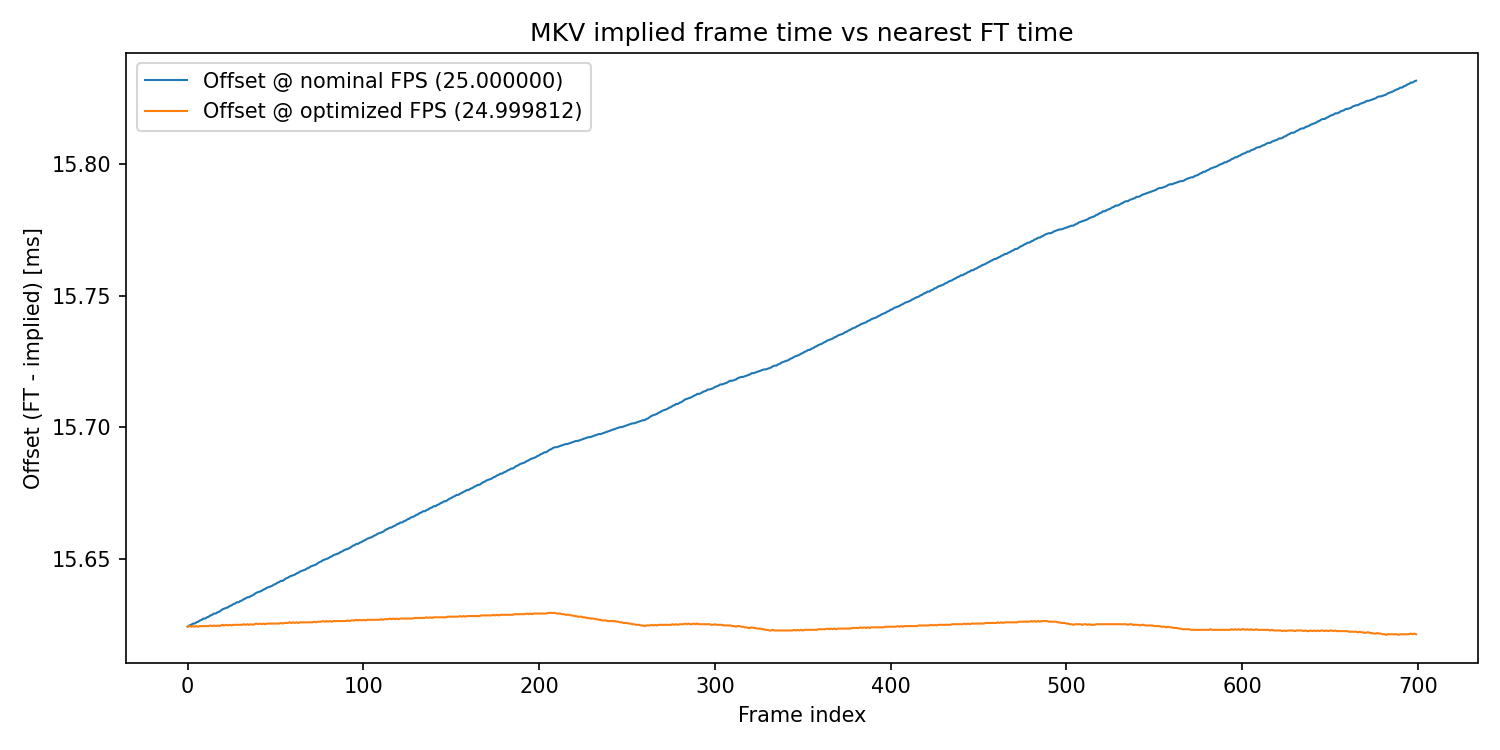

Reproduce this figure in Python.
#!/usr/bin/env python3

from __future__ import annotations

import argparse
import contextlib
import io
import re
import subprocess
import sys
from concurrent.futures import ProcessPoolExecutor, as_completed
from dataclasses import dataclass
from datetime import datetime, timezone
from pathlib import Path

import numpy as np


OPTIMIZED_CURVE_STD_THRESHOLD_MS = 40.0


FT_FILENAME_PATTERN = re.compile(
    r"^FT_(?P<station>.+)_(?P<date>\d{8})_(?P<time>\d{6})\.bin$"
)

FT_FILENAME_NO_STATION_PATTERN = re.compile(
    r"^FT_(?P<date>\d{8})_(?P<time>\d{6})\.bin$"
)

MKV_FILENAME_PATTERN = re.compile(
    r"^(?P<station>.+?)_(?P<date>\d{8})_(?P<time>\d{6})_(?P<micro>\d{6})(?:_.+)?\.(?i:mkv)$"
)


@dataclass(frozen=True)
class FTFileMeta:
    path: Path
    station_id: str
    timestamp: datetime


@dataclass(frozen=True)
class MKVFileMeta:
    path: Path
    station_id: str
    start_utc: datetime


def parse_ft_filename(path: Path) -> FTFileMeta | None:
    match = FT_FILENAME_PATTERN.match(path.name)
    if match:
        station_id = match.group("station")
        timestamp_text = f"{match.group('date')}{match.group('time')}"
        timestamp = datetime.strptime(timestamp_text, "%Y%m%d%H%M%S")
        return FTFileMeta(path=path, station_id=station_id, timestamp=timestamp)

    match_no_station = FT_FILENAME_NO_STATION_PATTERN.match(path.name)
    if not match_no_station:
        return None

    timestamp_text = f"{match_no_station.group('date')}{match_no_station.group('time')}"
    timestamp = datetime.strptime(timestamp_text, "%Y%m%d%H%M%S")
    return FTFileMeta(path=path, station_id="UNKNOWN", timestamp=timestamp)


def discover_ft_files(search_root: Path) -> list[FTFileMeta]:
    found: list[FTFileMeta] = []
    for path in search_root.rglob("FT_*.bin"):
        if not path.is_file():
            continue
        parsed = parse_ft_filename(path)
        if parsed is not None:
            found.append(parsed)

    found.sort(key=lambda item: (item.timestamp, str(item.path)))
    return found


def parse_mkv_start_from_filename(mkv_path: Path) -> tuple[str, datetime]:
    match = MKV_FILENAME_PATTERN.match(mkv_path.name)
    if not match:
        raise ValueError(
            "MKV filename does not match expected format "
            "Station_ID_YYYYMMDD_HHmmss_uuuuuu[optional_suffix].mkv"
        )

    station = match.group("station")
    dt_text = f"{match.group('date')}{match.group('time')}{match.group('micro')}"
    start_dt = datetime.strptime(dt_text, "%Y%m%d%H%M%S%f")
    return station, start_dt


def discover_mkv_files(search_root: Path) -> list[Path]:
    mkvs = [path for path in search_root.rglob("*.mkv") if path.is_file()]
    mkvs.sort()
    return mkvs


def discover_mkv_meta(search_root: Path) -> list[MKVFileMeta]:
    found: list[MKVFileMeta] = []
    for path in search_root.rglob("*.mkv"):
        if not path.is_file():
            continue
        try:
            station_id, start_dt = parse_mkv_start_from_filename(path)
        except ValueError:
            continue

        found.append(
            MKVFileMeta(
                path=path,
                station_id=station_id,
                start_utc=start_dt.replace(tzinfo=timezone.utc),
            )
        )

    found.sort(key=lambda item: (item.start_utc, str(item.path)))
    return found


def group_ft_by_day(ft_files: list[FTFileMeta]) -> dict[str, list[FTFileMeta]]:
    grouped: dict[str, list[FTFileMeta]] = {}
    for item in ft_files:
        day_key = item.timestamp.strftime("%Y%m%d")
        grouped.setdefault(day_key, []).append(item)
    return grouped


def group_mkv_by_day(mkv_files: list[MKVFileMeta]) -> dict[str, list[MKVFileMeta]]:
    grouped: dict[str, list[MKVFileMeta]] = {}
    for item in mkv_files:
        day_key = item.start_utc.strftime("%Y%m%d")
        grouped.setdefault(day_key, []).append(item)
    return grouped


def run_ffprobe_frame_count(mkv_path: Path) -> int:
    command = [
        "ffprobe",
        "-v",
        "error",
        "-select_streams",
        "v:0",
        "-count_frames",
        "-show_entries",
        "stream=nb_read_frames,nb_frames",
        "-of",
        "default=noprint_wrappers=1:nokey=1",
        str(mkv_path),
    ]

    result = subprocess.run(command, check=False, capture_output=True, text=True)
    if result.returncode != 0:
        raise RuntimeError(f"ffprobe failed for {mkv_path}: {result.stderr.strip()}")

    for line in result.stdout.splitlines():
        value = line.strip()
        if value.isdigit():
            parsed = int(value)
            if parsed > 0:
                return parsed

    fallback_command = [
        "ffprobe",
        "-v",
        "error",
        "-select_streams",
        "v:0",
        "-show_entries",
        "stream=duration",
        "-of",
        "default=noprint_wrappers=1:nokey=1",
        str(mkv_path),
    ]
    fallback_result = subprocess.run(
        fallback_command, check=False, capture_output=True, text=True
    )
    if fallback_result.returncode != 0:
        raise RuntimeError(
            f"ffprobe duration fallback failed for {mkv_path}: {fallback_result.stderr.strip()}"
        )

    duration_text = fallback_result.stdout.strip()
    if not duration_text:
        raise RuntimeError(f"Could not determine frame count for {mkv_path}")

    duration = float(duration_text)
    fallback_fps = 25.0
    frames = int(round(duration * fallback_fps))
    if frames <= 0:
        raise RuntimeError(f"Duration-based frame count invalid for {mkv_path}")
    return frames


def import_ftfile_read(rms_root: Path):
    try:
        from RMS.Formats import FTfile

        return FTfile.read
    except ModuleNotFoundError:
        sys.path.insert(0, str(rms_root))
        from RMS.Formats import FTfile

        return FTfile.read


def collect_ft_times_seconds(ft_files: list[FTFileMeta], rms_root: Path) -> np.ndarray:
    read_ft = import_ftfile_read(rms_root)

    all_times: list[float] = []
    for ft_file in ft_files:
        ft = read_ft(str(ft_file.path.parent), ft_file.path.name)
        all_times.extend(timestamp for _, timestamp in ft.timestamps)

    if not all_times:
        raise RuntimeError("No timestamp entries were found in FT files")

    ft_seconds = np.array(all_times, dtype=np.float64)
    ft_seconds.sort()
    return ft_seconds


def nearest_offsets_seconds(
    implied_times: np.ndarray, ft_times: np.ndarray
) -> tuple[np.ndarray, np.ndarray]:
    insert_positions = np.searchsorted(ft_times, implied_times)

    right_indices = np.clip(insert_positions, 0, len(ft_times) - 1)
    left_indices = np.clip(insert_positions - 1, 0, len(ft_times) - 1)

    left_values = ft_times[left_indices]
    right_values = ft_times[right_indices]

    choose_right = np.abs(right_values - implied_times) < np.abs(left_values - implied_times)
    nearest_values = np.where(choose_right, right_values, left_values)
    offsets = nearest_values - implied_times
    return nearest_values, offsets


def implied_times_for_fps(start_timestamp: float, frame_indices: np.ndarray, fps: float) -> np.ndarray:
    return start_timestamp + (frame_indices / fps)


def offset_deviation_from_first_for_fps(
    fps: float,
    start_timestamp: float,
    frame_indices: np.ndarray,
    ft_times: np.ndarray,
) -> float:
    implied_times = implied_times_for_fps(start_timestamp, frame_indices, fps)
    _, offsets = nearest_offsets_seconds(implied_times, ft_times)
    first_offset = float(offsets[0])
    return float(np.mean((offsets - first_offset) ** 2))


def optimize_fps(
    initial_fps: float,
    start_timestamp: float,
    frame_indices_all: np.ndarray,
    ft_times: np.ndarray,
) -> float:
    if frame_indices_all.size == 0:
        raise ValueError("No frame indices provided for FPS optimization")

    best_fps = initial_fps
    best_error = offset_deviation_from_first_for_fps(
        best_fps, start_timestamp, frame_indices_all, ft_times
    )

    search_stages = [
        (0.5, 201),
        (0.05, 201),
        (0.001, 201),
        (0.0001, 201),
    ]

    for half_width, steps in search_stages:
        min_fps = max(0.1, best_fps - half_width)
        max_fps = best_fps + half_width
        candidates = np.linspace(min_fps, max_fps, num=steps)

        for candidate_fps in candidates:
            error = offset_deviation_from_first_for_fps(
                float(candidate_fps), start_timestamp, frame_indices_all, ft_times
            )
            if error < best_error:
                best_error = error
                best_fps = float(candidate_fps)

    return best_fps


def summarize_offsets(offsets: np.ndarray) -> tuple[float, float, float, float]:
    mean_ms = float(np.mean(offsets) * 1000.0)
    median_ms = float(np.median(offsets) * 1000.0)
    min_ms = float(np.min(offsets) * 1000.0)
    max_ms = float(np.max(offsets) * 1000.0)
    return mean_ms, median_ms, min_ms, max_ms


def print_offset_summary(title: str, offsets: np.ndarray) -> None:
    mean_ms, median_ms, min_ms, max_ms = summarize_offsets(offsets)
    print(f"\n{title}")
    print(f"  mean [ms]:   {mean_ms:.6f}")
    print(f"  median [ms]: {median_ms:.6f}")
    print(f"  min [ms]:    {min_ms:.6f}")
    print(f"  max [ms]:    {max_ms:.6f}")


def anchor_error_metrics(offsets: np.ndarray) -> tuple[float, float]:
    first_offset = float(offsets[0])
    delta_from_first = offsets - first_offset
    rmse_ms = float(np.sqrt(np.mean(delta_from_first**2)) * 1000.0)
    max_abs_ms = float(np.max(np.abs(delta_from_first)) * 1000.0)
    return rmse_ms, max_abs_ms


def plot_offsets(
    nominal_offsets_seconds: np.ndarray,
    optimized_offsets_seconds: np.ndarray,
    nominal_fps: float,
    optimized_fps: float,
    output_path: Path,
) -> None:
    import matplotlib.pyplot as plt

    frame_idx = np.arange(len(nominal_offsets_seconds))
    nominal_offsets_ms = nominal_offsets_seconds * 1000.0
    optimized_offsets_ms = optimized_offsets_seconds * 1000.0
    all_offsets_ms = np.concatenate((nominal_offsets_ms, optimized_offsets_ms))
    min_ms = float(np.min(all_offsets_ms))
    max_ms = float(np.max(all_offsets_ms))

    if np.isclose(min_ms, max_ms):
        pad_ms = max(1.0, abs(min_ms) * 0.05)
    else:
        pad_ms = (max_ms - min_ms) * 0.05

    y_min = min_ms - pad_ms
    y_max = max_ms + pad_ms

    plt.figure(figsize=(10, 5))
    plt.plot(
        frame_idx,
        nominal_offsets_ms,
        linewidth=1.0,
        label=f"Offset @ nominal FPS ({nominal_fps:.6f})",
    )
    plt.plot(
        frame_idx,
        optimized_offsets_ms,
        linewidth=1.0,
        label=f"Offset @ optimized FPS ({optimized_fps:.6f})",
    )
    plt.xlabel("Frame index")
    plt.ylabel("Offset (FT - implied) [ms]")
    plt.title("MKV implied frame time vs nearest FT time")
    plt.ylim(y_min, y_max)
    plt.legend(loc="best")
    plt.tight_layout()
    plt.savefig(output_path, dpi=150)
    plt.close()


def plot_combined_optimized_offsets(
    curves: list[tuple[str, np.ndarray, float]],
    output_path: Path,
) -> None:
    import matplotlib.pyplot as plt

    if not curves:
        raise ValueError("No optimized curves available to plot")

    all_offsets_ms = np.concatenate([curve_offsets * 1000.0 for _, curve_offsets, _ in curves])
    min_ms = float(np.min(all_offsets_ms))
    max_ms = float(np.max(all_offsets_ms))

    if np.isclose(min_ms, max_ms):
        pad_ms = max(1.0, abs(min_ms) * 0.05)
    else:
        pad_ms = (max_ms - min_ms) * 0.05

    y_min = min_ms - pad_ms
    y_max = max_ms + pad_ms

    plt.figure(figsize=(12, 6))
    for label, curve_offsets, optimized_fps in curves:
        frame_idx = np.arange(len(curve_offsets))
        curve_ms = curve_offsets * 1000.0
        plt.plot(
            frame_idx,
            curve_ms,
            linewidth=1.0,
            label=f"{label} (opt FPS={optimized_fps:.6f})",
        )

    plt.xlabel("Frame index")
    plt.ylabel("Offset (FT - implied) [ms]")
    plt.title("Optimized MKV offset curves")
    plt.ylim(y_min, y_max)
    plt.legend(loc="best", fontsize=8)
    plt.tight_layout()
    plt.savefig(output_path, dpi=150)
    plt.close()


def optimized_curve_std_ms(offsets_seconds: np.ndarray) -> float:
    return float(np.std(offsets_seconds) * 1000.0)


def analyze_single_mkv(
    mkv_path: Path,
    station_id: str,
    mkv_start_utc: datetime,
    frame_rate: float,
    ft_times: np.ndarray,
    plot_output: Path | None,
    print_offsets_by_frame: bool,
) -> tuple[np.ndarray, float]:
    frame_count = run_ffprobe_frame_count(mkv_path)
    print(f"\nMKV file: {mkv_path}")
    print(f"Station in filename: {station_id}")
    print(f"MKV start time (from filename): {mkv_start_utc.isoformat()}")
    print(f"Frame rate for implied times: {frame_rate}")
    print(f"Frame count: {frame_count}")

    frame_indices = np.arange(frame_count, dtype=np.float64)
    start_timestamp = mkv_start_utc.timestamp()
    implied_times = implied_times_for_fps(start_timestamp, frame_indices, frame_rate)
    _, offsets = nearest_offsets_seconds(implied_times, ft_times)

    optimization_frame_indices = frame_indices
    print(f"Frames used for FPS optimization: {optimization_frame_indices.size} (all frames)")

    optimized_fps = optimize_fps(
        frame_rate, start_timestamp, optimization_frame_indices, ft_times
    )
    optimized_implied_times = implied_times_for_fps(start_timestamp, frame_indices, optimized_fps)
    _, optimized_offsets = nearest_offsets_seconds(
        optimized_implied_times, ft_times
    )

    print(f"Optimized frame rate [fps]: {optimized_fps:.9f}")
    print(
        "Optimization objective: keep all frame offsets as close as possible to first-frame offset"
    )
    print_offset_summary("Offset summary @ nominal FPS (FT - implied):", offsets)
    print_offset_summary("Offset summary @ optimized FPS (FT - implied):", optimized_offsets)

    nominal_anchor_rmse_ms, nominal_anchor_max_abs_ms = anchor_error_metrics(offsets)
    optimized_anchor_rmse_ms, optimized_anchor_max_abs_ms = anchor_error_metrics(
        optimized_offsets
    )
    print("Optimization errors relative to first-frame offset:")
    print(f"  nominal anchor RMSE [ms]:   {nominal_anchor_rmse_ms:.6f}")
    print(f"  optimized anchor RMSE [ms]: {optimized_anchor_rmse_ms:.6f}")
    print(f"  nominal max |delta| [ms]:   {nominal_anchor_max_abs_ms:.6f}")
    print(f"  optimized max |delta| [ms]: {optimized_anchor_max_abs_ms:.6f}")

    if print_offsets_by_frame:
        print("Offsets by frame [ms]:")
        print("  frame,nominal_offset_ms,optimized_offset_ms")
        for index in range(frame_count):
            offset_ms = offsets[index] * 1000.0
            optimized_offset_ms = optimized_offsets[index] * 1000.0
            print(f"  {index},{offset_ms:.6f},{optimized_offset_ms:.6f}")

    if plot_output is not None:
        plot_offsets(offsets, optimized_offsets, frame_rate, optimized_fps, plot_output)
        print(f"Saved offset plot to: {plot_output}")

    return optimized_offsets, optimized_fps


def run_batch_mkv_task(
    mkv_path_str: str,
    station_id: str,
    mkv_start_iso: str,
    frame_rate: float,
    ft_times: np.ndarray,
    plot_output_str: str,
) -> tuple[str, str, np.ndarray, float]:
    mkv_path = Path(mkv_path_str)
    mkv_start_utc = datetime.fromisoformat(mkv_start_iso)
    _plot_output = Path(plot_output_str)

    output_buffer = io.StringIO()
    with contextlib.redirect_stdout(output_buffer):
        optimized_offsets, optimized_fps = analyze_single_mkv(
            mkv_path=mkv_path,
            station_id=station_id,
            mkv_start_utc=mkv_start_utc,
            frame_rate=frame_rate,
            ft_times=ft_times,
            plot_output=None,
            print_offsets_by_frame=False,
        )

    return output_buffer.getvalue(), mkv_path.stem, optimized_offsets, optimized_fps


def main() -> int:
    parser = argparse.ArgumentParser(
        description=(
            "Compute frame-time offsets between an MKV timeline and nearest FT timestamps, "
            "then generate a plot."
        )
    )
    parser.add_argument(
        "--search-root",
        default="TestData",
        help="Default mode root directory where FT and MKV files are searched (default: TestData).",
    )
    parser.add_argument(
        "--mkv",
        default=None,
        help="Optional single MKV path for default mode.",
    )
    parser.add_argument(
        "--fps",
        type=float,
        default=25.0,
        help="Frame rate used to compute implied frame times (default: 25.0).",
    )
    parser.add_argument(
        "--rms-root",
        default="/home/mmazur/source/RMS",
        help="Path to RMS repository root for importing RMS modules.",
    )
    parser.add_argument(
        "--plot-output",
        default="mkv_ft_time_offsets.png",
        help="Output PNG path for offset plot.",
    )
    parser.add_argument(
        "--mkvdir",
        default=None,
        help="Root directory containing MKV files in YYYY/YYYYMMDD-XXX/YYYYMMDD-XXX_HH layout.",
    )
    parser.add_argument(
        "--ftdir",
        default=None,
        help="Root directory containing FT files in YYYY/YYYYMMDD-XXX/YYYYMMDD-XXX_HH layout.",
    )
    parser.add_argument(
        "--number-of-days",
        type=int,
        default=1,
        help="Number of overlapping days to process when --mkvdir and --ftdir are provided.",
    )
    parser.add_argument(
        "--workers",
        type=int,
        default=1,
        help="Number of worker processes for batch mode MKV processing (default: 1).",
    )
    args = parser.parse_args()

    rms_root = Path(args.rms_root).expanduser().resolve()
    plot_output = Path(args.plot_output).expanduser().resolve()

    if args.number_of_days < 1:
        print("--number-of-days must be >= 1")
        return 1
    if args.workers < 1:
        print("--workers must be >= 1")
        return 1

    use_batch_mode = args.mkvdir is not None or args.ftdir is not None
    if use_batch_mode and (args.mkvdir is None or args.ftdir is None):
        print("When using batch mode, both --mkvdir and --ftdir must be specified")
        return 1

    if not use_batch_mode:
        search_root = Path(args.search_root).expanduser().resolve()
        if not search_root.is_dir():
            print(f"Search root is not a directory: {search_root}")
            return 1

        if args.mkv is not None:
            mkv_path = Path(args.mkv).expanduser().resolve()
            if not mkv_path.is_file():
                print(f"MKV file does not exist: {mkv_path}")
                return 1
        else:
            mkv_files = discover_mkv_files(search_root)
            if not mkv_files:
                print(f"No MKV files found under {search_root}")
                return 1
            mkv_path = mkv_files[0]

        ft_files = discover_ft_files(search_root)
        if not ft_files:
            print(f"No FT files found under {search_root}")
            return 1

        station_id, mkv_start = parse_mkv_start_from_filename(mkv_path)
        mkv_start_utc = mkv_start.replace(tzinfo=timezone.utc)

        print(f"FT files discovered: {len(ft_files)}")
        ft_times = collect_ft_times_seconds(ft_files, rms_root)
        print(f"Total FT time entries: {len(ft_times)}")

        analyze_single_mkv(
            mkv_path=mkv_path,
            station_id=station_id,
            mkv_start_utc=mkv_start_utc,
            frame_rate=args.fps,
            ft_times=ft_times,
            plot_output=plot_output,
            print_offsets_by_frame=True,
        )
        return 0

    mkv_root = Path(args.mkvdir).expanduser().resolve()
    ft_root = Path(args.ftdir).expanduser().resolve()

    if not mkv_root.is_dir():
        print(f"MKV directory is not valid: {mkv_root}")
        return 1
    if not ft_root.is_dir():
        print(f"FT directory is not valid: {ft_root}")
        return 1

    mkv_meta = discover_mkv_meta(mkv_root)
    if not mkv_meta:
        print(f"No matching MKV files found under {mkv_root}")
        return 1

    ft_files = discover_ft_files(ft_root)
    if not ft_files:
        print(f"No matching FT files found under {ft_root}")
        return 1

    mkv_by_day = group_mkv_by_day(mkv_meta)
    ft_by_day = group_ft_by_day(ft_files)
    overlap_days = sorted(set(mkv_by_day).intersection(ft_by_day))

    if not overlap_days:
        print("No overlapping MKV/FT days found between the provided directories")
        return 1

    selected_days = overlap_days[: args.number_of_days]
    print(f"Overlapping days found: {len(overlap_days)}")
    print(f"Processing first {len(selected_days)} day(s): {', '.join(selected_days)}")

    combined_curves: list[tuple[str, np.ndarray, float]] = []

    for day_key in selected_days:
        day_mkv_files = mkv_by_day[day_key]
        day_ft_files = ft_by_day[day_key]
        print(f"\n=== Day {day_key}: MKV files={len(day_mkv_files)}, FT files={len(day_ft_files)} ===")

        day_ft_times = collect_ft_times_seconds(day_ft_files, rms_root)
        print(f"FT time entries for day {day_key}: {len(day_ft_times)}")

        if args.workers == 1:
            for mkv_item in day_mkv_files:
                optimized_offsets, optimized_fps = analyze_single_mkv(
                    mkv_path=mkv_item.path,
                    station_id=mkv_item.station_id,
                    mkv_start_utc=mkv_item.start_utc,
                    frame_rate=args.fps,
                    ft_times=day_ft_times,
                    plot_output=None,
                    print_offsets_by_frame=False,
                )
                curve_std_ms = optimized_curve_std_ms(optimized_offsets)
                if curve_std_ms > OPTIMIZED_CURVE_STD_THRESHOLD_MS:
                    print(
                        f"Discarding curve {mkv_item.path.stem}: std={curve_std_ms:.3f} ms "
                        f"> {OPTIMIZED_CURVE_STD_THRESHOLD_MS:.1f} ms"
                    )
                else:
                    combined_curves.append(
                        (mkv_item.path.stem, optimized_offsets, optimized_fps)
                    )
            continue

        print(f"Processing day {day_key} MKV files with multiprocessing workers={args.workers}")
        task_args: list[tuple[str, str, str, float, np.ndarray, str]] = []
        for mkv_item in day_mkv_files:
            task_args.append(
                (
                    str(mkv_item.path),
                    mkv_item.station_id,
                    mkv_item.start_utc.isoformat(),
                    args.fps,
                    day_ft_times,
                    "",
                )
            )

        with ProcessPoolExecutor(max_workers=args.workers) as executor:
            futures = [executor.submit(run_batch_mkv_task, *task) for task in task_args]
            for future in as_completed(futures):
                output_text, label, optimized_offsets, optimized_fps = future.result()
                print(output_text, end="")
                curve_std_ms = optimized_curve_std_ms(optimized_offsets)
                if curve_std_ms > OPTIMIZED_CURVE_STD_THRESHOLD_MS:
                    print(
                        f"Discarding curve {label}: std={curve_std_ms:.3f} ms "
                        f"> {OPTIMIZED_CURVE_STD_THRESHOLD_MS:.1f} ms"
                    )
                else:
                    combined_curves.append((label, optimized_offsets, optimized_fps))

    if combined_curves:
        plot_combined_optimized_offsets(combined_curves, plot_output)
        print(f"\nSaved combined optimized-offset plot to: {plot_output}")
    else:
        print(
            "\nNo optimized curves met the standard deviation threshold; combined plot was not created"
        )

    return 0


if __name__ == "__main__":
    raise SystemExit(main())
